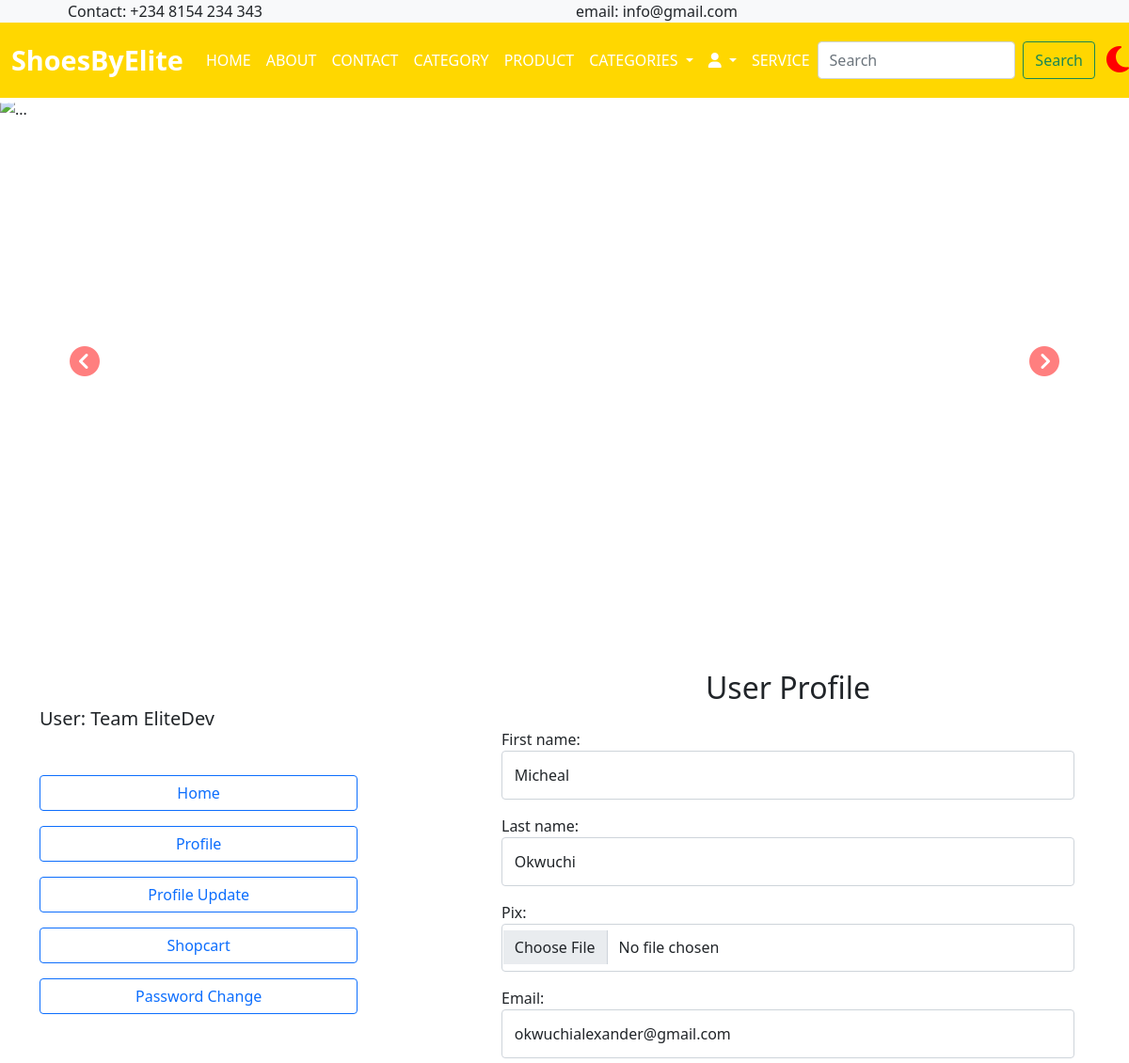
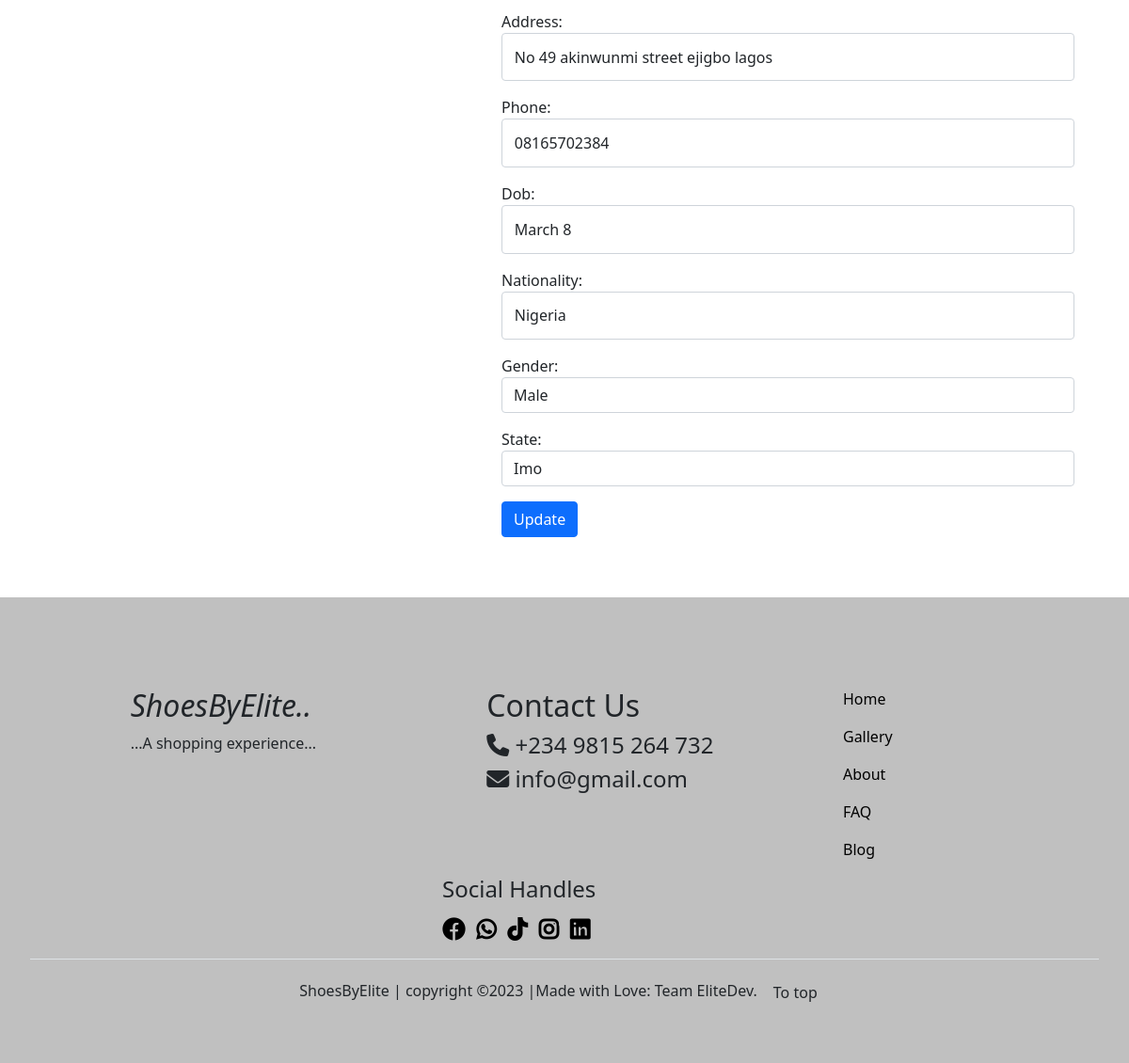
The page /profile_update/ (signed in) on the database its author committed (2 pictures, top to bottom).
### userprofile/models.py (models this page shows, shortened)
class Profile(models.Model):
    user = models.OneToOneField(User, on_delete=models.CASCADE)
    first_name = models.CharField(max_length=100, default='ad')
    last_name = models.CharField(max_length=100, default='ad')
    pix = models.ImageField(upload_to='Profile', default='profile.jpg')
    email = models.EmailField()
    phone = models.CharField(max_length=100)
    address = models.CharField(max_length=150)
    dob = models.CharField(max_length=150)
    nationality = models.CharField(max_length=30)
    gender = models.CharField(max_length=30)
    state = models.CharField(max_length=50)

### home/views.py (the view, shortened to what this page needs)
# urls.py: path("profile_update/", profile_update, name="profile_update"),
@login_required(login_url='signin')
def profile_update(request):
    profile = Profile.objects.get(user__username =request.user.username)
    update = ProfileUpdate(instance=request.user.profile)
    context ={
        'profile': profile,
        'update': update,
    }
    return render(request, 'profile_update.html', context)

### home/context_processors.py (called while the page is built)
def cartcount(request):
    reading = Shopcart.objects.filter(user__username=request.user.username, paid=False)
    cartcount = 0
    for item in reading:
        cartcount += item.quantity
    context={
        'cartcount': cartcount,
    }
    return context

### home/templates/profile_update.html (shortened to what this page needs)
{% extends 'base.html' %}
{% load static %}
{% block header1 %} {% include 'header1.html' %} {% endblock header1 %}
{% block header %} {% include 'header.html' %} {% endblock header %}
{% block carousel %} {% include 'carousel.html' %} {% endblock carousel %}
{% block content %}
<div class="container mt-5 mb-5">
    <div class="row justify-content-center">
        <div class="col-12 col-md-5">
            <h5 class="pt-3 text-capitalize">User: Team EliteDev</h5>
            <ul class="list-unstyled mt-5 mb-5">
              <li class="mb-3"><a href="{% url 'index' %}" class="btn w-75 btn-outline-primary">Home</a></li>
              <li class="mb-3"><a href="{% url 'profile' %}" class="btn w-75 btn-outline-primary">Profile</a></li>
              <li class="mb-3"><a href="{% url 'profile_update' %}" class="btn w-75 btn-outline-primary">Profile Update</a></li>
              <li class="mb-3"><a href="{% url 'displaycart' %}" class="btn w-75 btn-outline-primary">Shopcart</a></li>
              <li class="mb-3"><a href="{% url 'password' %}" class="btn w-75 btn-outline-primary">Password Change</a></li>
            </ul>
        </div>
            <div class="col-12 col-md-7">
               <h2 class="text-center">User Profile</h2>
               <div class="cform">
                  <div class="ccform">
                   <form action="{% url 'profile_update' %}" method = 'POST' enctype="multipart/form-data">
                       {{update.as_p}}
                      <button type="submit" class="btn btn-primary">Update</button>
                    </form>
                  </div>
               </div>
            </div>
  </div>
</div>
{% endblock content %}
{% block footer %} {% include 'footer.html' %} {% endblock footer %}

### home/static/css/styles.css (style rules this page uses)
:root { --body--: white; --text-color:red; }
body { background: var(--body--); }
.cform { width: 100%; background: white; }
.cform form { width: 100%; padding: 1rem; }
.cform form input { padding: .8rem; width: 100%; box-shadow: none; outline: none; }

### rows shown on the page
Profile: first_name "Micheal", last_name "Okwuchi", email "okwuchialexander@gmail.com", address "No 49 akinwunmi street ejigbo lagos", phone "08165702384", dob "March 8", nationality "Nigeria", gender "Male", state "Imo"
